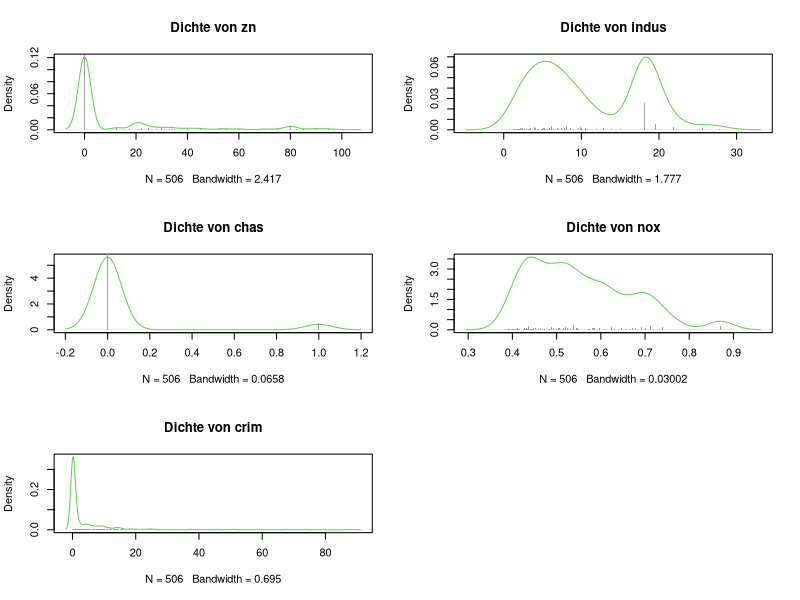

This chart was generated by the following R code:
## ---- chunk 1
knitr::opts_chunk$set(echo = TRUE)
## ---- chunk 2
library(MASS)
data(Boston)
## ---- chunk 3
par(mfrow=c(3,2)) 

plot(density(Boston$zn), col=3, main="Dichte von zn") # paretto
stripchart(Boston$zn,add=TRUE,pch=16,cex=.03,at=-0.00013,method="stack",col=8)

plot(density(Boston$indus), col=3, main="Dichte von indus") # links norm, rechts binom
stripchart(Boston$indus,add=TRUE,pch=16,cex=.03,at=-0.00013,method="stack",col=8)

plot(density(Boston$chas), col=3, main="Dichte von chas") # diskret
stripchart(Boston$chas,add=TRUE,pch=16,cex=.03,at=-0.00013,method="stack",col=8)

plot(density(Boston$nox), col=3, main="Dichte von nox") # chi^2 oder F
stripchart(Boston$nox,add=TRUE,pch=16,cex=.03,at=-0.00013,method="stack",col=8)
## ---- chunk 4
  plot(density(Boston$crim), col=3, main="Dichte von crim") # paretto
  stripchart(Boston$crim,add=TRUE,pch=16,cex=.03,at=-0.00013,method="stack",col=8)
